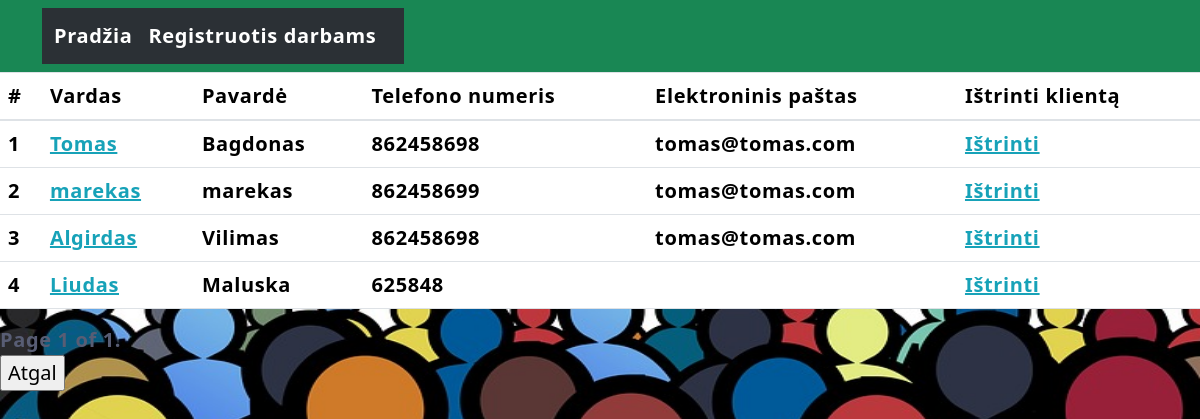
The page /service/customers/ on the database its author committed.
### service/models.py (models this page shows, shortened)
class BaseModel(models.Model):
    objects = models.Model
    DoesNotExist = models.Model
    class Meta:
        abstract = True

class Customer(BaseModel):
    name = models.CharField(max_length=20, blank=False)
    last_name = models.CharField(max_length=20, blank=False)
    phone_number = models.IntegerField(blank=False)
    email_address = models.EmailField(blank=True)

### service/views.py (the view)
# urls.py: path("customers/", CustomerListView.as_view(), name="customers"),
class CustomerListView(ListView):
    paginate_by = 15
    model = Customer

### service/templates/service/customer_list.html (shortened to what this page needs)
{% extends 'base.html' %}
{% block content %}
    {% load static %}
    <link rel="stylesheet" href="{% static 'poliravimas/customers.css' %}">
    <table class="table">
      <thead>
        <tr>
          <th scope="col">#</th>
          <th scope="col">Vardas</th>
          <th scope="col">Pavardė</th>
          <th scope="col">Telefono numeris</th>
          <th scope="col">Elektroninis paštas</th>
          <th scope="col">Ištrinti klientą</th>
        </tr>
      </thead>
      <tbody>
        {% for customer in page_obj %}
            <tr>
                <th scope="row">{{ forloop.counter }}</th>
                <td><a href="{% url 'service:customer' customer.id %}">{{ customer.name }}</a></td>
                <td>{{ customer.last_name }}</td>
                <td>{{ customer.phone_number }}</td>
                <td>{{ customer.email_address }}</td>
               <td><a href="{% url 'service:delete_customer' customer.id %}">Ištrinti</a></td>
            </tr>
        {% endfor %}
      </tbody>
    </table>
    <div class="pagination">
        <span class="step-links">
            <span class="current">
                Page {{ page_obj.number }} of {{ page_obj.paginator.num_pages }}.
            </span>
        </span>
    </div>
    <input type=button value="Atgal" onClick="javascript:history.go(-1);">
{% endblock %}

### static/poliravimas/calendar.css (style rules this page uses)
body { background: whiyeWWWAAAAA; }
a { color: #17a2b8; }

### static/poliravimas/customers.css (style rules this page uses)
body { background: white url("images/people.jpg") no-repeat; font-weight: 700; font-size: 20px; letter-spacing: 0.64px; color: #585d74; background-size: 1500px 750px; }

### rows shown on the page
Customer: name "Tomas", last_name "Bagdonas", phone_number "862458698", email_address "tomas@tomas.com"
Customer: name "marekas", last_name "marekas", phone_number "862458699", email_address "tomas@tomas.com"
Customer: name "Algirdas", last_name "Vilimas", phone_number "862458698", email_address "tomas@tomas.com"
Customer: name "Liudas", last_name "Maluska", phone_number "625848"

### other values the page prints
{{ page_obj.number }} "1"
{{ page_obj.paginator.num_pages }} "1"
